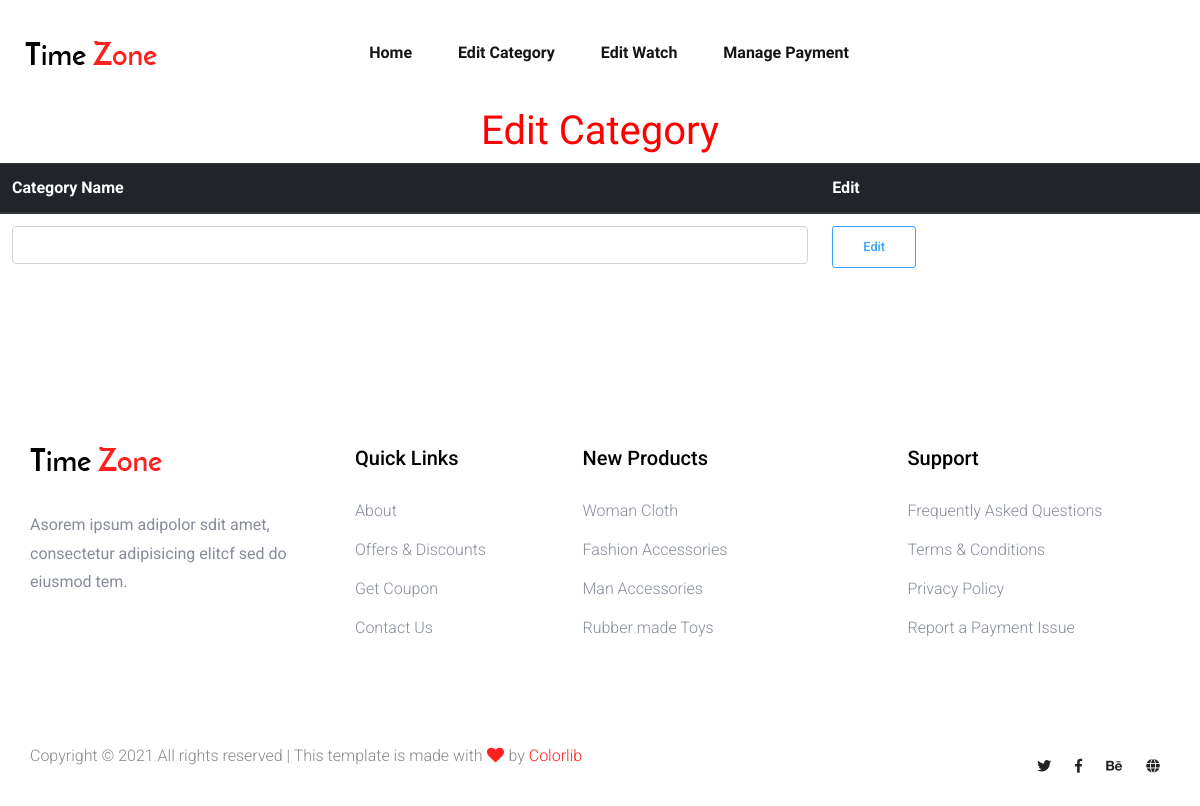
The page /management/editCategory/5/ on the database as committed earlier.
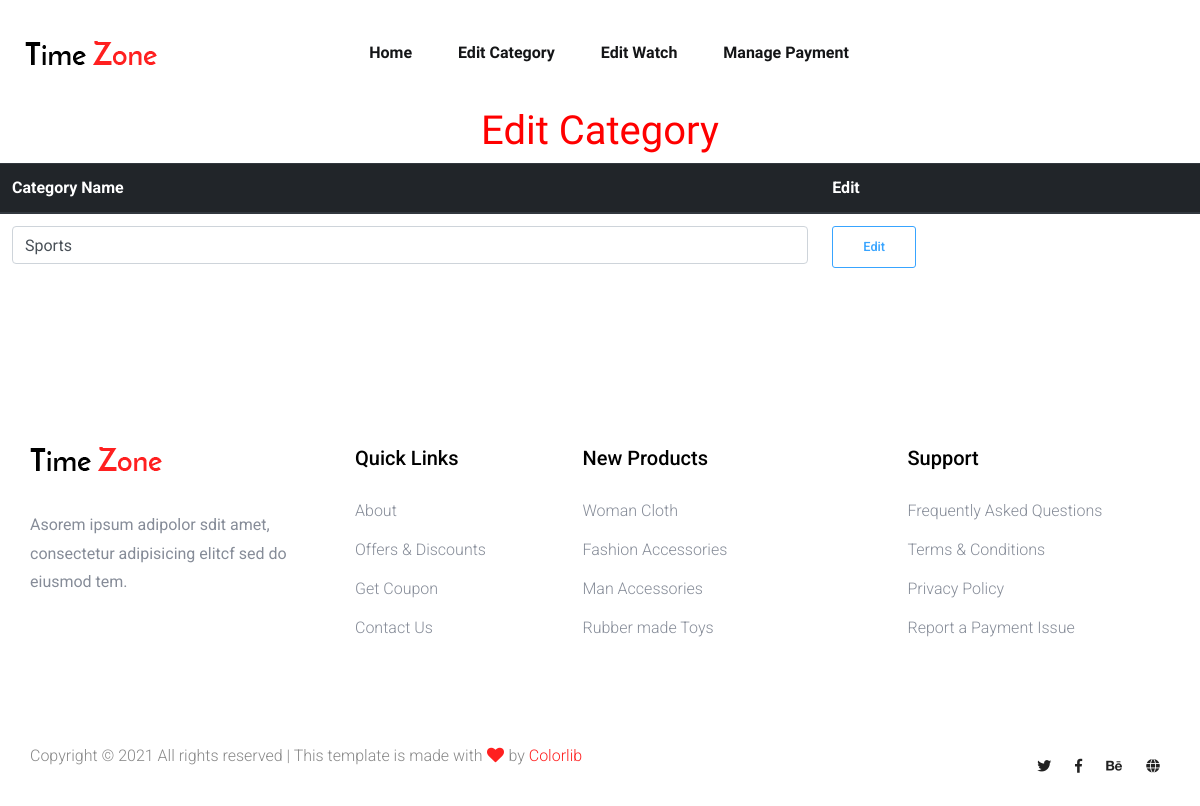
The same page on the database as committed later.
### managment/models.py (models this page shows, shortened)
class Category(models.Model):
    name = models.CharField(max_length=50, null=True, blank=True)

### managment/views.py (the view)
# urls.py: path('editCategory/<int:cid>/', EditCategory, name='ecat'),
def EditCategory(request, cid):
    cat = Category.objects.filter(id=cid).first()
    if request.method == 'POST':
        cat.name = request.POST['categoryName']
        cat.save()
    return render(request, 'editCategory.html', {'cat':cat})

### templates/editCategory.html (shortened to what this page needs)
{% extends "base2.html" %} {% load static %} {% block body %}
<h1 style="color: red; text-align: center">Edit Category</h1>
<table class="table">
  <thead class="thead-dark">
    <tr>
      <th scope="col">Category Name</th>
      <th scope="col">Edit</th>
    </tr>
  </thead>
  <form action="" method="post">
  <tbody>
    <tr>
      <td>
        <input
          type="text"
          class="form-control"
          name="categoryName"
          value="{{ cat.name }}"
        />
      </td>
      <td>
          <button
            type="submit"
            name="edit"
            value="cat.id"
            class="genric-btn info-border radius"
          >
            Edit
          </button>
      </td>
    </tr>
  </tbody>
  </form>
</table>
{% endblock %}

Rows that differ between the two databases and show on the page:
added Category: categoryName "Sports"
